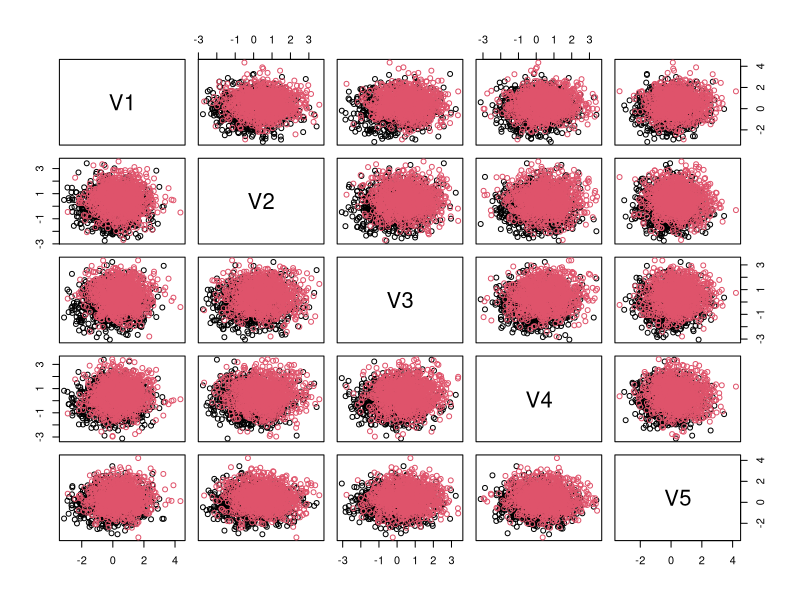

Source code (R):
# Load necessary library
library(mvtnorm)

# Set seed for reproducibility
set.seed(123)

# Define parameters for clusters
n_clusters = 2
n_dimensions = 5
n_points = 1000

# Create means for each cluster
# cluster_means = matrix(rnorm(n_clusters * n_dimensions, mean = 0, sd = 10), n_clusters, n_dimensions)
cluster_means = matrix(c(0,0,0,0,0, 0.5,0.5,0.5,0.5,0.5), n_clusters, n_dimensions, byrow = TRUE)

# Create covariance matrices for each cluster (identity matrix for simplicity)
cluster_covariances = lapply(1:n_clusters, function(i) diag(n_dimensions))

# Generate data for each cluster
cluster_data = lapply(1:n_clusters, function(i) {
  rmvnorm(n_points, mean = cluster_means[i, ], sigma = cluster_covariances[[i]])
})

# Combine all clusters into a single data frame
data = do.call(rbind, cluster_data)

# Convert to data frame and add cluster labels
data = as.data.frame(data)
data$cluster = rep(1:n_clusters, each = n_points)

# View the first few rows of the data
head(data)
plot(data[,1:5], col=data[,6])
colnames(data) = c("F1", "F2", "F3", "F4", "F5", "class")
write.csv(data, "Data.5d.2c.E5.csv")
